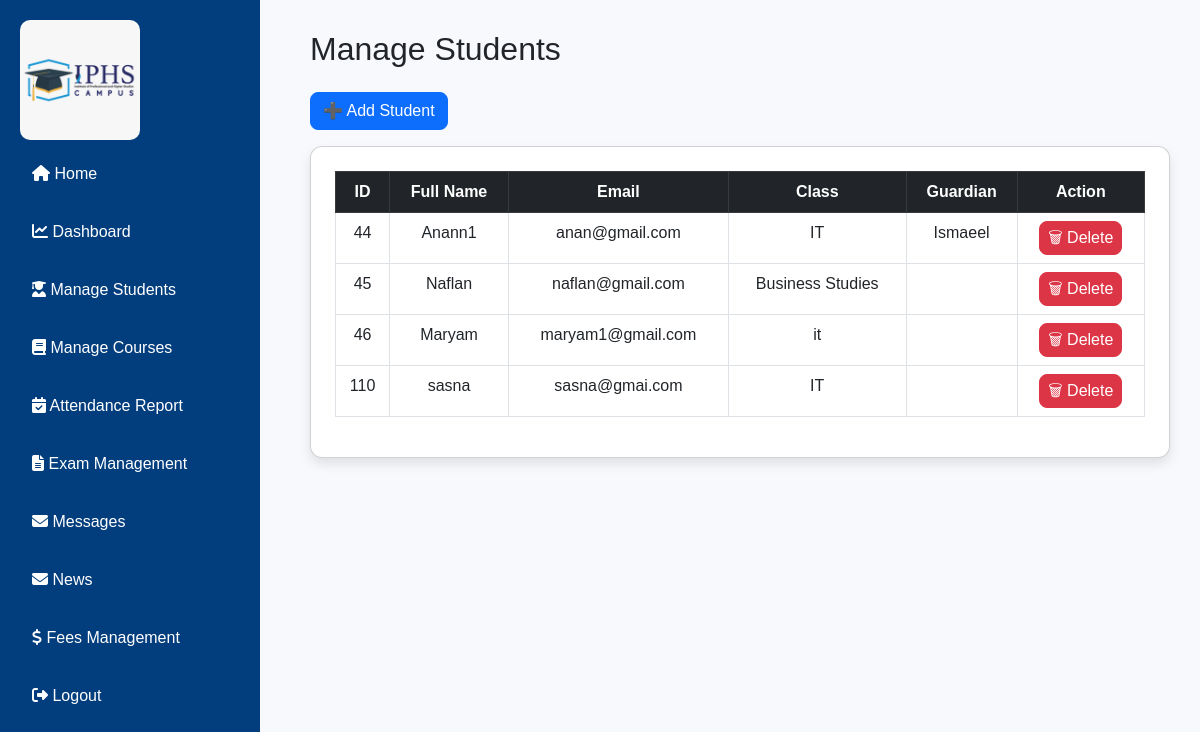
The app's page /admin/manage_studentsadmin.php (signed in) with its own data.
### tables this page shows
CREATE TABLE `students` (
  `id` int(11) NOT NULL,
  `user_id` int(11) NOT NULL,
  `fullname` varchar(255) NOT NULL,
  `date_of_birth` date DEFAULT NULL,
  `gender` enum('male','female','other') DEFAULT NULL,
  `class` varchar(50) NOT NULL,
  `guardian_name` varchar(255) DEFAULT NULL,
  `guardian_contact` varchar(20) DEFAULT NULL
);

CREATE TABLE `users` (
  `id` int(11) NOT NULL,
  `fullname` varchar(255) NOT NULL,
  `email` varchar(255) NOT NULL,
  `password` varchar(255) NOT NULL,
  `role` enum('admin','teacher','student') NOT NULL,
  `created_at` timestamp NOT NULL DEFAULT current_timestamp(),
  `profile_pic` varchar(255) NOT NULL,
  `reset_token` varchar(255) DEFAULT NULL,
  `reset_token_expiry` datetime DEFAULT NULL
);

### admin/manage_studentsadmin.php (the view, shortened to what this page needs)
<?php
include 'db_connect.php';
$students_query = "SELECT students.id, users.fullname, users.email, students.class, students.guardian_name
                   FROM students JOIN users ON students.user_id = users.id";
$students_result = $conn->query($students_query);
?>
<!DOCTYPE html>
<html lang="en">
<head>
    <link rel="stylesheet" href="https://cdn.jsdelivr.net/npm/bootstrap@5.3.0/dist/css/bootstrap.min.css">
    <link rel="stylesheet" href="https://cdnjs.cloudflare.com/ajax/libs/font-awesome/6.4.2/css/all.min.css">
	<link rel="stylesheet" href="admin_dashboard.css">
</head>
<body>
<div class="sidebar" id="sidebarMenu">
    <img src="../images/logo.jpg" alt="IPHS Logo" class="logo">
    <a href="../index.php"><i class="fas fa-home"></i> Home</a>
    <a href="dashboardadmin.php"><i class="fas fa-chart-line"></i> Dashboard</a>
    <a href="manage_studentsadmin.php"><i class="fas fa-user-graduate"></i> Manage Students</a>
    <a href="manage_courses.php"><i class="fas fa-book"></i> Manage Courses</a>
    <a href="manage_attendance.php"><i class="fas fa-calendar-check"></i> Attendance Report</a>
    <a href="manage_examadmin.php"><i class="fas fa-file-alt"></i> Exam Management</a>
    <a href="messages.php"><i class="fas fa-envelope"></i> Messages</a>
    <a href="manage_news.php"><i class="fas fa-envelope"></i> News</a>
    <a href="fees.php"><i class="fas fa-dollar-sign"></i> Fees Management</a>
    <a href="../logout.php"><i class="fas fa-sign-out-alt"></i> Logout</a>
</div>
<div class="content">
    <h2 class="mb-4">Manage Students</h2>
    <button class="btn btn-primary mb-3" data-bs-toggle="modal" data-bs-target="#addStudentModal">➕ Add Student</button>
    <div class="card p-4">
        <table class="table table-bordered text-center">
            <thead class="table-dark">
                <tr>
                    <th>ID</th>
                    <th>Full Name</th>
                    <th>Email</th>
                    <th>Class</th>
                    <th>Guardian</th>
                    <th>Action</th>
                </tr>
            </thead>
            <tbody>
                <?php while ($student = $students_result->fetch_assoc()): ?>
                <tr>
                    <td><?= htmlspecialchars($student['id']); ?></td>
                    <td><?= htmlspecialchars($student['fullname']); ?></td>
                    <td><?= htmlspecialchars($student['email']); ?></td>
                    <td><?= htmlspecialchars($student['class']); ?></td>
                    <td><?= htmlspecialchars($student['guardian_name']); ?></td>
                    <td>
                        <a href="manage_studentsadmin.php?delete=<?= $student['id']; ?>" class="btn btn-danger btn-sm" onclick="return confirm('Are you sure?');">🗑 Delete</a>
                    </td>
                </tr>
                <?php endwhile; ?>
            </tbody>
        </table>
    </div>
</div>
</body>
</html>

### admin/admin_dashboard.css (style rules this page uses)
* { margin: 0; padding: 0; box-sizing: border-box; }
body { background-color: #f8f9fd; font-family: 'Poppins', sans-serif; transition: background 0.3s, color 0.3s; }
.sidebar { width: 260px; height: 100vh; position: fixed; left: 0; top: 0; background: #023d7d; color: white; padding: 20px; transition: left 0.3s ease; overflow-y: auto; z-index: 1000; }
.sidebar a { display: block; padding: 12px; color: white; text-decoration: none; font-size: 16px; border-radius: 5px; margin-bottom: 10px; transition: 0.3s; }
.logo { width: 120px; height: auto; border-radius: 10px; margin-bottom: 10px; }
.content { margin-left: 280px; padding: 30px; transition: margin 0.3s ease; max-height: 100vh; overflow-y: auto; }
.card { border-radius: 12px; box-shadow: 0px 6px 12px rgba(0,0,0,0.1); transition: 0.3s; }
.table thead { background: #023d7d; color: white; }
.btn { border-radius: 8px; font-size: 16px; transition: 0.3s; }

### records on screen
students: id "44", user.fullname "Anann1", user.email "anan@gmail.com", class "IT", guardian_name "Ismaeel"
students: id "45", user.fullname "Naflan", user.email "naflan@gmail.com", class "Business Studies"
students: id "46", user.fullname "Maryam", user.email "maryam1@gmail.com", class "it"
students: id "110", user.fullname "sasna", user.email "sasna@gmai.com", class "IT"
